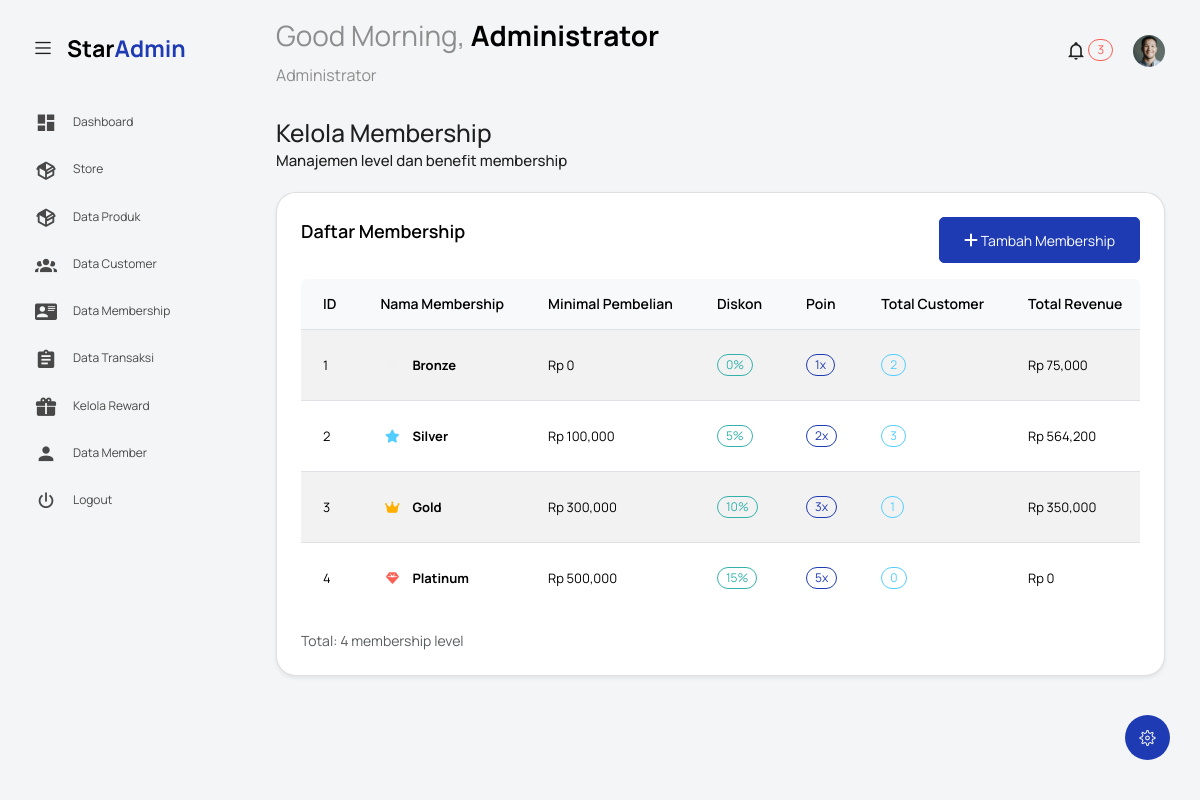
/index.php?controller=membership&action=index (signed in), run on the app's committed database.
### tables this page shows
CREATE TABLE `membership` (
  `membership_id` int NOT NULL,
  `nama_membership` varchar(50) NOT NULL,
  `minimal_pembelian` decimal(10,2) NOT NULL,
  `diskon_persen` int DEFAULT '0',
  `poin_per_pembelian` int DEFAULT '1',
  `benefit` text
);

### controllers/MembershipController.php (called while the page is built, shortened)
<?php
class MembershipController {
    private $membershipModel;
    public function __construct() {
        $this->membershipModel = new MembershipModel();
    }
    public function index() {
        $memberships = $this->membershipModel->getAllMemberships();
        loadView('membership/index', [
            'memberships' => $memberships,
            'title' => 'Kelola Membership'
        ]);
    }
}
?>

### models/MembershipModel.php (called while the page is built, shortened)
<?php
class MembershipModel {
    private $conn;
    public function __construct() {
        global $conn;
        $this->conn = $conn;
    }
    public function getAllMemberships() {
        $query = "SELECT * FROM membership ORDER BY membership_id";
        $result = $this->conn->query($query);
        $memberships = [];
        if ($result) {
            while ($row = $result->fetch_assoc()) {
                $memberships[] = $row;
            }
        }
        return $memberships;
    }
}
?>

### views/membership/index.php (the view, shortened to what this page needs)
<?php include('template/header.php'); ?>
<body class="with-welcome-text">
  <div class="container-scroller">
    <?php include 'template/navbar.php'; ?>
    <div class="container-fluid page-body-wrapper">
      <?php include 'template/setting_panel.php'; ?>
      <?php include 'template/sidebar.php'; ?>
      <div class="main-panel">
        <div class="content-wrapper">
          <div class="row">
            <div class="col-md-12 grid-margin">
              <div class="row">
                <div class="col-12 col-xl-8 mb-4 mb-xl-0">
                  <h3 class="font-weight-bold">Kelola Membership</h3>
                  <h6 class="font-weight-normal mb-0">Manajemen level dan benefit membership</h6>
                </div>
              </div>
            </div>
          </div>
          <div class="row">
            <div class="col-lg-12 grid-margin stretch-card">
              <div class="card">
                <div class="card-body">
                  <div class="d-flex justify-content-between align-items-center mb-3">
                    <h4 class="card-title">Daftar Membership</h4>
                    <a href="index.php?controller=membership&action=add" class="btn btn-primary">
                      <i class="fas fa-plus"></i> Tambah Membership
                    </a>
                  </div>
                  <div class="table-responsive">
                    <table class="table table-striped">
                      <thead>
                        <tr>
                          <th>ID</th>
                          <th>Nama Membership</th>
                          <th>Minimal Pembelian</th>
                          <th>Diskon</th>
                          <th>Poin</th>
                          <th>Total Customer</th>
                          <th>Total Revenue</th>
                        </tr>
                      </thead>
                      <tbody>
                        <?php if (!empty($memberships)): ?>
                          <?php foreach ($memberships as $membership): ?>
                          <tr>
                            <td><?= $membership['membership_id'] ?></td>
                            <td>
                              <div class="d-flex align-items-center">
                                <div class="membership-icon me-2">
                                  <?php
                                  $colors = ['secondary', 'info', 'warning', 'danger'];
                                  $icons = ['fas fa-circle', 'fas fa-star', 'fas fa-crown', 'fas fa-gem'];
                                  $colorIndex = ($membership['membership_id'] - 1) % 4;
                                  ?>
                                  <i class="<?= $icons[$colorIndex] ?> text-<?= $colors[$colorIndex] ?>"></i>
                                </div>
                                <div>
                                  <strong><?= htmlspecialchars($membership['nama_membership']) ?></strong>
                                </div>
                              </div>
                            </td>
                            <td>Rp <?= number_format($membership['minimal_pembelian']) ?></td>
                            <td>
                              <span class="badge badge-success"><?= $membership['diskon_persen'] ?>%</span>
                            </td>
                            <td>
                              <span class="badge badge-primary"><?= $membership['poin_per_pembelian'] ?>x</span>
                            </td>
                            <td>
                              <span class="badge badge-info"><?= number_format($membership['total_customers']) ?></span>
                            </td>
                            <td>Rp <?= number_format($membership['total_revenue']) ?></td>
                          </tr>
                          <?php endforeach; ?>
                        <?php endif; ?>
                      </tbody>
                    </table>
                  </div>
                  <?php if (!empty($memberships)): ?>
                  <div class="mt-3">
                    <small class="text-muted">
                      Total: <?= count($memberships) ?> membership level
                    </small>
                  </div>
                  <?php endif; ?>
                </div>
              </div>
            </div>
          </div>
        </div>
      </div>
    </div>
  </div>
</body>
</html>

### views/membership/index.php (style rules this page uses)
.membership-icon { width: 24px; text-align: center; }
.table th { background-color: #f8f9fa; border-top: none; font-weight: 600; }
.badge { font-size: 0.75rem; padding: 0.25rem 0.5rem; }
.card { box-shadow: 0 0.125rem 0.25rem rgba(0, 0, 0, 0.075); border: 1px solid rgba(0, 0, 0, 0.125); }
.table-responsive { border-radius: 0.375rem; }

### data on the page
membership: membership_id "1", nama_membership "Bronze", minimal_pembelian "0", diskon_persen "0", poin_per_pembelian "1", total_customers "2", total_revenue "75,000"
membership: membership_id "2", nama_membership "Silver", minimal_pembelian "100,000", diskon_persen "5", poin_per_pembelian "2", total_customers "3", total_revenue "564,200"
membership: membership_id "3", nama_membership "Gold", minimal_pembelian "300,000", diskon_persen "10", poin_per_pembelian "3", total_customers "1", total_revenue "350,000"
membership: membership_id "4", nama_membership "Platinum", minimal_pembelian "500,000", diskon_persen "15", poin_per_pembelian "5", total_customers "0", total_revenue "0"

### other printed values
$greeting "Good Morning"
$userName "Administrator"
$roleDisplay "Administrator"
count($memberships) "4"
